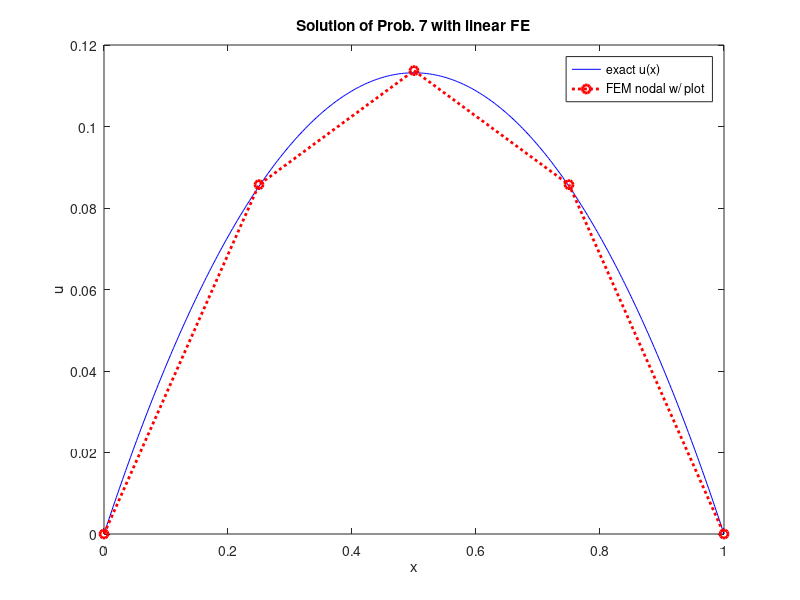
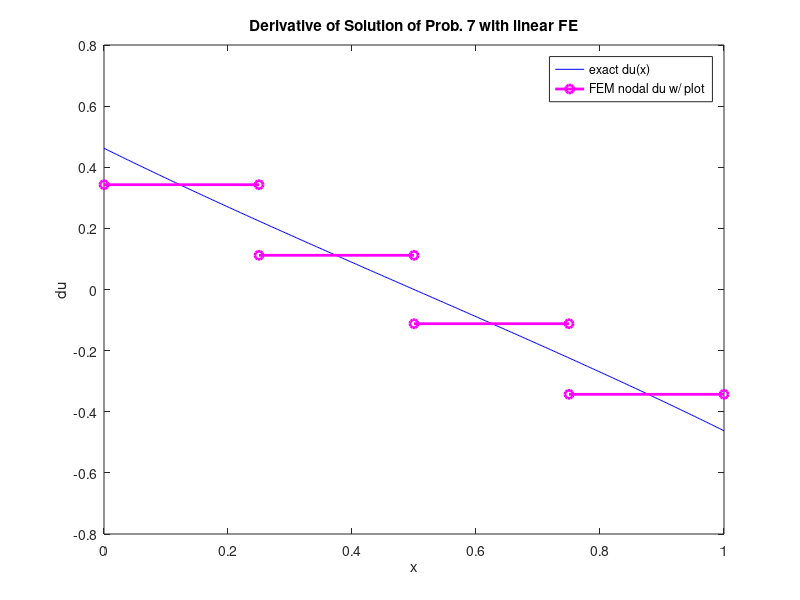

These charts were generated, in order, by the following MATLAB code:
%--------------------------------------------------------------------------
% Simple FINITE ELEMENT CODE FOR a 2node (linear) 1D 2nd order diff. equation
%
% version 04 M.M. Neves - It is not a fully tested code. 
% This version * Mar 2020 (Octave, but runs in Matlab)
% Solve 
%       a*d2u/dx2+c*u=f     In P7 a=-1, c=1 and f=1  
%       u(0)=u(1)=0         Only Dirichelet (essential) boundary conditions
%
%
%------Prob 7 * This is the short script _AP3_FEA_1D_Prob7s.m 
clear all
clc
dt2pause=0
%
% Input data including Physical properties (pre-processing)
Nelem=4                 % Total Number of Finite Elements
LL=1                    % Total Lenght of the Domain (in m)
he=LL/Nelem             % Element lenght (m)
fixdofs=[1;Nelem+1]     % Nodal value of u fixed at first node
%
format rat
% Element stiffness matrix construction:
Ke=1/he*[1 -1; -1 1] + he*[1/3 1/6; 1/6 1/3]
% Distributed load vector construction (Only uniform load f=1 case):
Fe=he/2*[1 ; 1]
disp ("wait please...");
pause (dt2pause);
%
% Definition of global matrices:
K=sparse(Nelem+1,Nelem+1);
F=sparse(Nelem+1,1);
%
for ie=1:Nelem
edof=[ie,ie+1];
K(edof,edof)=K(edof,edof)+Ke;
F(edof,1)=F(edof,1)+Fe;
 full(K)
 full(F)
disp ("wait please...");
pause (dt2pause);
end
%
% Dirichelet Boundary conditions:
alldofs=1:Nelem+1
freedofs=setdiff(alldofs,fixdofs)
%
 full(K(freedofs,freedofs))
 full(F(freedofs,1))
%
% Solving Ku=F (processing)
U(freedofs,1)=K(freedofs,freedofs)\F(freedofs,1)
U(fixdofs,1)=0;
full(U)
%
format long
full(U)
disp ("wait please...");
pause (dt2pause);
%
% plots (postprocessing)
% 
clf
figure(1)
x=0:he/100:1; y=-0.2689414*exp(x)-0.7310585*exp(-x)+1; plot(x,y,'b-'); hold on;
x=0:he:1; plot(x,U,'r:o','LineWidth',2);
%x=0:he:1; plot(x,U,'g:o','LineWidth',2);
%x=0:he:1; plot(x,U,'k:o','LineWidth',2);
xlabel('x'); ylabel('u'); title('Solution of Prob. 7 with linear FE'); hold on;
legend('exact u(x)','FEM nodal w/ plot');
title('Solution of Prob. 7 with linear FE')

figure(2)
x=0:he/100:1; dy=-0.2689414*exp(x)+0.7310585*exp(-x); plot(x,dy,'b-'); hold on
for ie=1:Nelem
dfe=-(1/he)*U(ie,1)+(1/he)*U(ie+1,1);
xe=(ie-1)*he:he:ie*he; plot(xe,[dfe dfe],'m-o','LineWidth',2); hold on
%xe=(ie-1)*he:he:ie*he; plot(xe,[dfe dfe],'g-o','LineWidth',2); hold on
%xe=(ie-1)*he:he:ie*he; plot(xe,[dfe dfe],'k-o','LineWidth',2); hold on
end
xlabel('x'); ylabel('du'); 
legend('exact du(x)','FEM nodal du w/ plot')
title('Derivative of Solution of Prob. 7 with linear FE')




